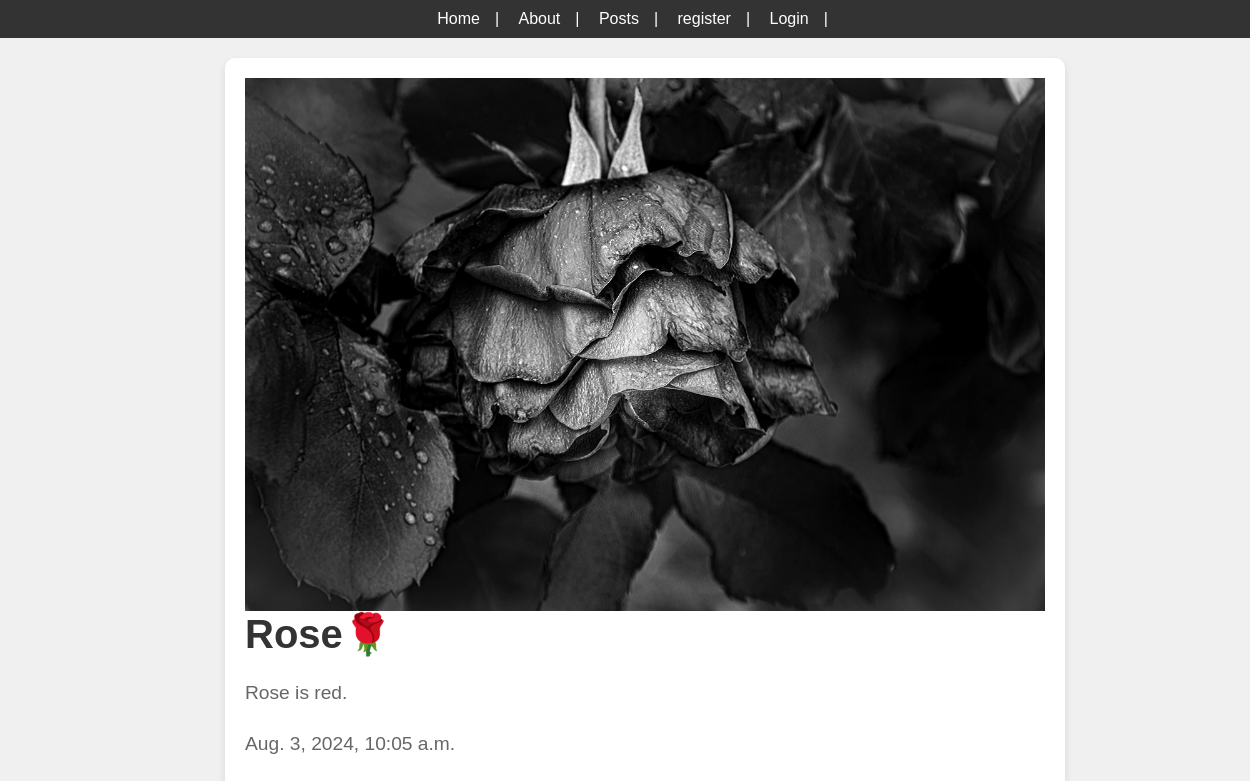
Screenshot of /posts/rose-red with the database file from the repository.
### posts/models.py (models this page shows, shortened)
class Posts(models.Model):
    title=models.CharField(max_length=75)
    body=models.TextField()
    slug=models.SlugField()
    date=models.DateTimeField(auto_now_add=True)
    banner=models.ImageField(default="legend.jpg",blank=True)
    author=models.ForeignKey(User,on_delete=models.CASCADE,default=None)

### posts/views.py (the view)
# urls.py: path('<slug:slug>', views.post_page,name="page"),
def post_page(request,slug):
    post=Posts.objects.get(slug=slug)
    return render(request,'posts/posts_page.html',{'post':post})

### posts/templates/posts/posts_page.html (shortened to what this page needs)
{% extends 'layout.html'%}
{% block content%}
    <section>
        <img class='banner' src="{{post.banner.url}}" alt="{{post.title}}">
            <h1>{{post.title}}</h1>
            <p>{{post.body}}</p>
            <p>{{post.date}}</p>
    </section>
{% endblock%}

### static/css/style.css (style rules this page uses)
body { font-family: 'Arial', sans-serif; margin: 0; padding: 0; background-color: #f0f0f0; color: #333; display: flex; flex-direction: column; min-height: 100vh; }
section { width: 100%; max-width: 800px; margin: 0 auto; padding: 20px; background-color: white; border-radius: 10px; box-shadow: 0 4px 8px rgba(0, 0, 0, 0.1); }
h1 { font-size: 2.5em; margin: 0 0 20px; color: #333; }
p { font-size: 1.2em; line-height: 1.6; color: #666; margin: 0 0 20px; }
.banner { display: block; width: 100%; max-width: 800px; }

### rows the page displays
Posts: banner (picture), title "Rose🌹", body "Rose is red.", date "Aug. 3, 2024, 10:05 a.m."
